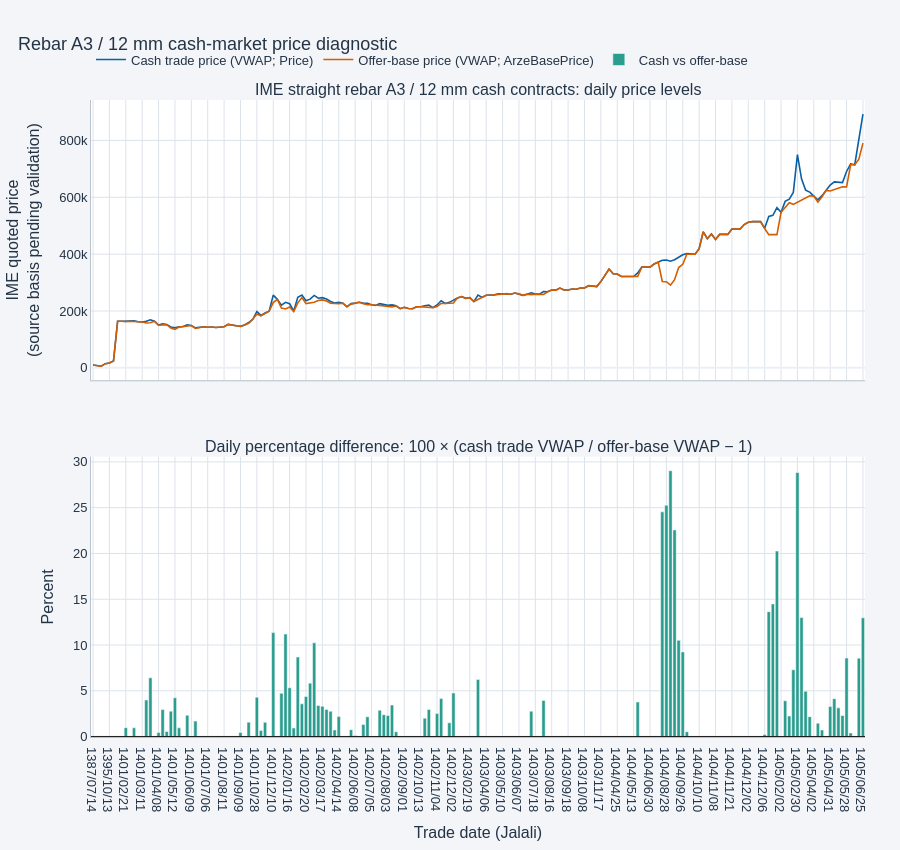

The notebook cell this image was saved under:
### Code cell
if not A3_12_DAILY_PATH.exists():
    raise FileNotFoundError(
        'Build the selected scope first: python commodity/rebar/src/rebar/processing/build_a3_12_cash_daily.py'
    )
a3_12_daily = pd.read_csv(A3_12_DAILY_PATH, encoding='utf-8-sig')
assert a3_12_daily['trade_date_jalali'].is_unique
assert a3_12_daily['traded_quantity'].gt(0).all()

fig = make_subplots(
    rows=2, cols=1, shared_xaxes=True, vertical_spacing=0.12,
    subplot_titles=[
        'IME straight rebar A3 / 12 mm cash contracts: daily price levels',
        'Daily percentage difference: 100 × (cash trade VWAP / offer-base VWAP − 1)',
    ],
)
fig.add_trace(go.Scatter(
    x=a3_12_daily['trade_date_jalali'], y=a3_12_daily['cash_trade_price_vwap'],
    mode='lines', name='Cash trade price (VWAP; Price)', line={'color': '#0b5fa5', 'width': 1.6},
    hovertemplate='Jalali date=%{x}<br>Cash VWAP=%{y:,.2f}<extra></extra>',
), row=1, col=1)
fig.add_trace(go.Scatter(
    x=a3_12_daily['trade_date_jalali'], y=a3_12_daily['offer_base_price_vwap'],
    mode='lines', name='Offer-base price (VWAP; ArzeBasePrice)', line={'color': '#d45d00', 'width': 1.6},
    hovertemplate='Jalali date=%{x}<br>Offer-base VWAP=%{y:,.2f}<extra></extra>',
), row=1, col=1)
gap_colors = a3_12_daily['cash_vs_offer_base_pct'].ge(0).map({True: '#2a9d8f', False: '#e76f51'})
fig.add_trace(go.Bar(
    x=a3_12_daily['trade_date_jalali'], y=a3_12_daily['cash_vs_offer_base_pct'],
    name='Cash vs offer-base', marker_color=gap_colors,
    hovertemplate='Jalali date=%{x}<br>Difference=%{y:.2f}%<extra></extra>',
), row=2, col=1)
fig.add_hline(y=0, line_color='black', line_width=0.9, row=2, col=1)
fig.update_yaxes(title_text='IME quoted price<br>(source basis pending validation)', row=1, col=1)
fig.update_yaxes(title_text='Percent', row=2, col=1)
fig.update_xaxes(title_text='Trade date (Jalali)', row=2, col=1)
fig.update_layout(
    title='Rebar A3 / 12 mm cash-market price diagnostic',
    height=850, autosize=True, template='plotly_white', hovermode='x unified',
    paper_bgcolor='#F3F5F8', plot_bgcolor='#FFFFFF',
    font={'family': 'Arial, Tahoma, sans-serif', 'size': 13, 'color': '#243447'},
    title_x=0.02, margin={'l': 90, 'r': 35, 't': 100, 'b': 65},
    legend={'orientation': 'h', 'yanchor': 'bottom', 'y': 1.04, 'x': 0},
)
fig.update_xaxes(automargin=True, gridcolor='#DDE3EA', linecolor='#B8C2CC')
fig.update_yaxes(automargin=True, gridcolor='#DDE3EA', linecolor='#B8C2CC')
FIGURE_PATH.parent.mkdir(parents=True, exist_ok=True)
plotly_config = {'responsive': True, 'displaylogo': False, 'scrollZoom': True, 'modeBarButtonsToRemove': ['lasso2d', 'select2d']}
fig.write_html(FIGURE_PATH, include_plotlyjs='cdn', config=plotly_config)
fig.show(config=plotly_config)
print(f'A3 / 12 mm cash dates: {len(a3_12_daily):,}')
print(f'Median daily gap: {a3_12_daily.cash_vs_offer_base_pct.median():.2f}%')
print(f'Saved: {FIGURE_PATH}')

### Figure 1 — Plotly figure (JSON) as saved in the notebook; plotly's stock layout.template omitted (floating-point values rounded to 4 significant figures; data arrays with more than 128 entries replaced by an {"elided": "..."} marker saying what was removed)
{"data": [{"hovertemplate": "Jalali date=%{x}<br>Cash VWAP=%{y:,.2f}<extra></extra>", "line": {"color": "#0b5fa5", "width": 1.6}, "mode": "lines", "name": "Cash trade price (VWAP; Price)", "type": "scatter", "x": {"elided": "189 str values"}, "xaxis": "x", "y": {"elided": "189 float values"}, "yaxis": "y"}, {"hovertemplate": "Jalali date=%{x}<br>Offer-base VWAP=%{y:,.2f}<extra></extra>", "line": {"color": "#d45d00", "width": 1.6}, "mode": "lines", "name": "Offer-base price (VWAP; ArzeBasePrice)", "type": "scatter", "x": {"elided": "189 str values"}, "xaxis": "x", "y": {"elided": "189 float values"}, "yaxis": "y"}, {"hovertemplate": "Jalali date=%{x}<br>Difference=%{y:.2f}%<extra></extra>", "marker": {"color": {"elided": "189 str values"}}, "name": "Cash vs offer-base", "type": "bar", "x": {"elided": "189 str values"}, "xaxis": "x2", "y": {"elided": "189 float values"}, "yaxis": "y2"}], "layout": {"annotations": [{"font": {"size": 16}, "showarrow": false, "text": "IME straight rebar A3 / 12 mm cash contracts: daily price levels", "x": 0.5, "xanchor": "center", "xref": "paper", "y": 1, "yanchor": "bottom", "yref": "paper"}, {"font": {"size": 16}, "showarrow": false, "text": "Daily percentage difference: 100 × (cash trade VWAP / offer-base VWAP − 1)", "x": 0.5, "xanchor": "center", "xref": "paper", "y": 0.44, "yanchor": "bottom", "yref": "paper"}], "autosize": true, "font": {"color": "#243447", "family": "Arial, Tahoma, sans-serif", "size": 13}, "height": 850, "hovermode": "x unified", "legend": {"orientation": "h", "x": 0, "y": 1.04, "yanchor": "bottom"}, "margin": {"b": 65, "l": 90, "r": 35, "t": 100}, "paper_bgcolor": "#F3F5F8", "plot_bgcolor": "#FFFFFF", "shapes": [{"line": {"color": "black", "width": 0.9}, "type": "line", "x0": 0, "x1": 1, "xref": "x2 domain", "y0": 0, "y1": 0, "yref": "y2"}], "title": {"text": "Rebar A3 / 12 mm cash-market price diagnostic", "x": 0.02}, "xaxis": {"anchor": "y", "automargin": true, "domain": [0, 1], "gridcolor": "#DDE3EA", "linecolor": "#B8C2CC", "matches": "x2", "showticklabels": false}, "xaxis2": {"anchor": "y2", "automargin": true, "domain": [0, 1], "gridcolor": "#DDE3EA", "linecolor": "#B8C2CC", "title": {"text": "Trade date (Jalali)"}}, "yaxis": {"anchor": "x", "automargin": true, "domain": [0.56, 1], "gridcolor": "#DDE3EA", "linecolor": "#B8C2CC", "title": {"text": "IME quoted price<br>(source basis pending validation)"}}, "yaxis2": {"anchor": "x2", "automargin": true, "domain": [0, 0.44], "gridcolor": "#DDE3EA", "linecolor": "#B8C2CC", "title": {"text": "Percent"}}}}
